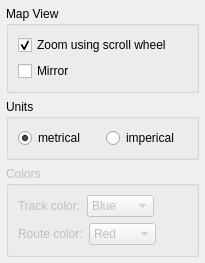
                           <widget class="QWidget" name="tabGeneral">
                            <property name="minimumSize">
                             <size>
                              <width>0</width>
                              <height>250</height>
                             </size>
                            </property>
                            <attribute name="title">
                             <string>General</string>
                            </attribute>
                            <layout class="QVBoxLayout" name="verticalLayout_41">
                             <property name="margin">
                              <number>6</number>
                             </property>
                             <item>
                              <widget class="QGroupBox" name="groupBox_5">
                               <property name="title">
                                <string>Map View</string>
                               </property>
                               <layout class="QVBoxLayout" name="verticalLayout_10">
                                <property name="leftMargin">
                                 <number>9</number>
                                </property>
                                <property name="topMargin">
                                 <number>9</number>
                                </property>
                                <property name="rightMargin">
                                 <number>0</number>
                                </property>
                                <property name="bottomMargin">
                                 <number>9</number>
                                </property>
                                <item>
                                 <widget class="QCheckBox" name="cb_map_view_zoomwheel">
                                  <property name="text">
                                   <string>Zoom using scroll wheel</string>
                                  </property>
                                  <property name="checked">
                                   <bool>true</bool>
                                  </property>
                                 </widget>
                                </item>
                                <item>
                                 <widget class="QCheckBox" name="cb_map_view_mirror">
                                  <property name="text">
                                   <string>Mirror</string>
                                  </property>
                                 </widget>
                                </item>
                               </layout>
                              </widget>
                             </item>
                             <item>
                              <widget class="QGroupBox" name="groupBox_2">
                               <property name="title">
                                <string>Units</string>
                               </property>
                               <layout class="QHBoxLayout" name="horizontalLayout_29">
                                <item>
                                 <layout class="QHBoxLayout" name="horizontalLayout_5">
                                  <property name="bottomMargin">
                                   <number>0</number>
                                  </property>
                                  <item>
                                   <widget class="QRadioButton" name="rb_settings_general_units_metric">
                                    <property name="text">
                                     <string>metrical</string>
                                    </property>
                                    <property name="checked">
                                     <bool>true</bool>
                                    </property>
                                    <attribute name="buttonGroup">
                                     <string>buttonGroup</string>
                                    </attribute>
                                   </widget>
                                  </item>
                                  <item>
                                   <widget class="QRadioButton" name="rb_settings_general_units_imperial">
                                    <property name="text">
                                     <string>imperical</string>
                                    </property>
                                    <attribute name="buttonGroup">
                                     <string>buttonGroup</string>
                                    </attribute>
                                   </widget>
                                  </item>
                                 </layout>
                                </item>
                               </layout>
                              </widget>
                             </item>
                             <item>
                              <widget class="QGroupBox" name="groupBox_12">
                               <property name="enabled">
                                <bool>false</bool>
                               </property>
                               <property name="title">
                                <string>Colors</string>
                               </property>
                               <layout class="QVBoxLayout" name="verticalLayout_30">
                                <property name="leftMargin">
                                 <number>9</number>
                                </property>
                                <property name="topMargin">
                                 <number>9</number>
                                </property>
                                <property name="rightMargin">
                                 <number>0</number>
                                </property>
                                <property name="bottomMargin">
                                 <number>9</number>
                                </property>
                                <item>
                                 <layout class="QVBoxLayout" name="verticalLayout_29">
                                  <property name="topMargin">
                                   <number>0</number>
                                  </property>
                                  <property name="bottomMargin">
                                   <number>0</number>
                                  </property>
                                  <item>
                                   <layout class="QHBoxLayout" name="horizontalLayout_9">
                                    <property name="topMargin">
                                     <number>0</number>
                                    </property>
                                    <property name="rightMargin">
                                     <number>0</number>
                                    </property>
                                    <item>
                                     <widget class="QLabel" name="label_8">
                                      <property name="text">
                                       <string>Track color:</string>
                                      </property>
                                     </widget>
                                    </item>
                                    <item>
                                     <widget class="QComboBox" name="comboBox_2">
                                      <item>
                                       <property name="text">
                                        <string>Blue</string>
                                       </property>
                                      </item>
                                      <item>
                                       <property name="text">
                                        <string>Red</string>
                                       </property>
                                      </item>
                                      <item>
                                       <property name="text">
                                        <string>Yellow</string>
                                       </property>
                                      </item>
                                      <item>
                                       <property name="text">
                                        <string>Brown</string>
                                       </property>
                                      </item>
                                      <item>
                                       <property name="text">
                                        <string>Green</string>
                                       </property>
                                      </item>
                                      <item>
                                       <property name="text">
                                        <string>Black</string>
                                       </property>
                                      </item>
                                      <item>
                                       <property name="text">
                                        <string>White</string>
                                       </property>
                                      </item>
                                     </widget>
                                    </item>
                                    <item>
                                     <spacer name="horizontalSpacer_8">
                                      <property name="orientation">
                                       <enum>Qt::Horizontal</enum>
                                      </property>
                                      <property name="sizeHint" stdset="0">
                                       <size>
                                        <width>40</width>
                                        <height>20</height>
                                       </size>
                                      </property>
                                     </spacer>
                                    </item>
                                   </layout>
                                  </item>
                                  <item>
                                   <layout class="QHBoxLayout" name="horizontalLayout_10">
                                    <property name="bottomMargin">
                                     <number>0</number>
                                    </property>
                                    <item>
                                     <widget class="QLabel" name="label_9">
                                      <property name="text">
                                       <string>Route color:</string>
                                      </property>
                                     </widget>
                                    </item>
                                    <item>
                                     <widget class="QComboBox" name="comboBox_3">
                                      <property name="currentIndex">
                                       <number>1</number>
                                      </property>
                                      <item>
                                       <property name="text">
                                        <string>Blue</string>
                                       </property>
                                      </item>
                                      <item>
                                       <property name="text">
                                        <string>Red</string>
                                       </property>
                                      </item>
                                      <item>
                                       <property name="text">
                                        <string>Yellow</string>
                                       </property>
                                      </item>
                                      <item>
                                       <property name="text">
                                        <string>Brown</string>
                                       </property>
                                      </item>
                                      <item>
                                       <property name="text">
                                        <string>Green</string>
                                       </property>
                                      </item>
                                      <item>
                                       <property name="text">
                                        <string>Black</string>
                                       </property>
                                      </item>
                                      <item>
                                       <property name="text">
                                        <string>White</string>
                                       </property>
                                      </item>
                                     </widget>
                                    </item>
                                    <item>
                                     <spacer name="horizontalSpacer_9">
                                      <property name="orientation">
                                       <enum>Qt::Horizontal</enum>
                                      </property>
                                      <property name="sizeHint" stdset="0">
                                       <size>
                                        <width>40</width>
                                        <height>20</height>
                                       </size>
                                      </property>
                                     </spacer>
                                    </item>
                                   </layout>
                                  </item>
                                 </layout>
                                </item>
                               </layout>
                              </widget>
                             </item>
                             <item>
                              <spacer name="verticalSpacer_5">
                               <property name="orientation">
                                <enum>Qt::Vertical</enum>
                               </property>
                               <property name="sizeHint" stdset="0">
                                <size>
                                 <width>20</width>
                                 <height>0</height>
                                </size>
                               </property>
                              </spacer>
                             </item>
                            </layout>
                           </widget>
